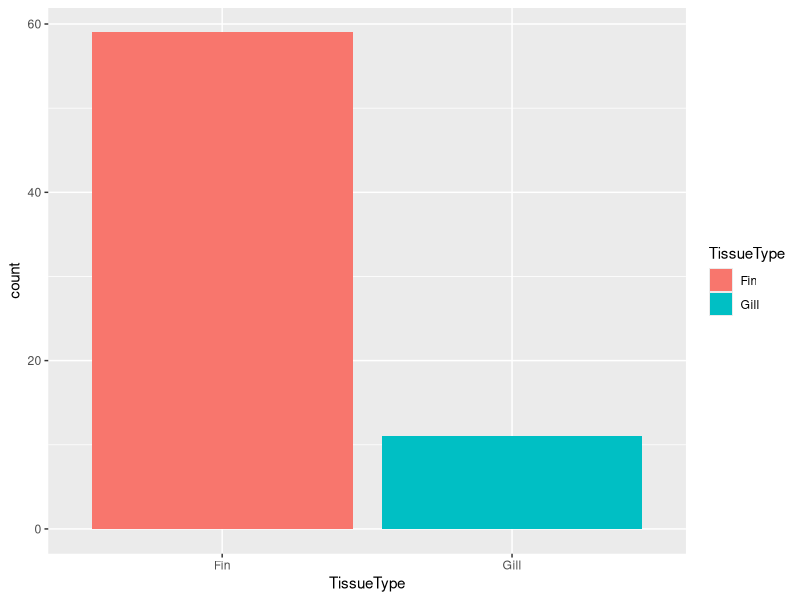
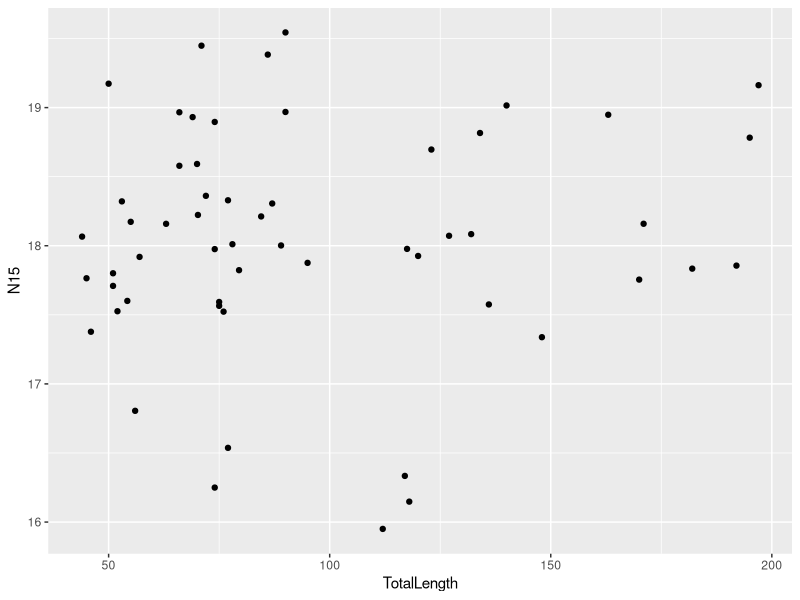
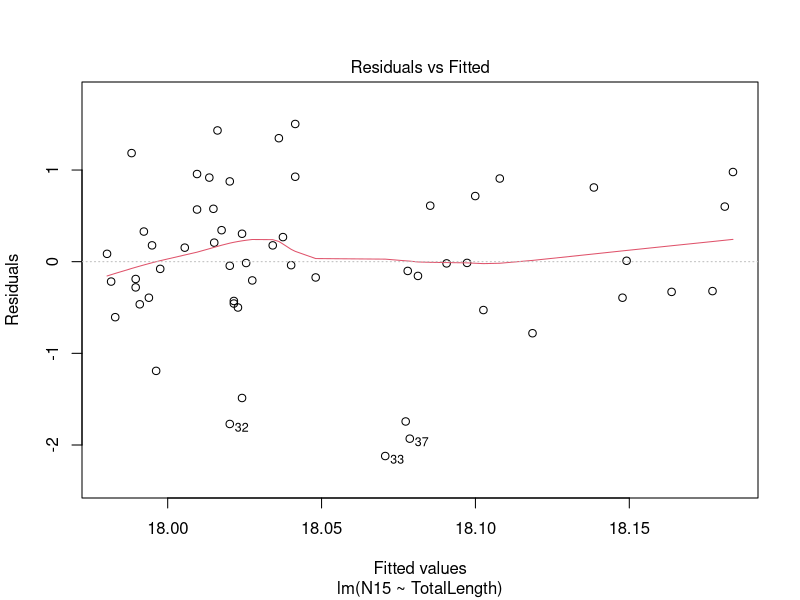
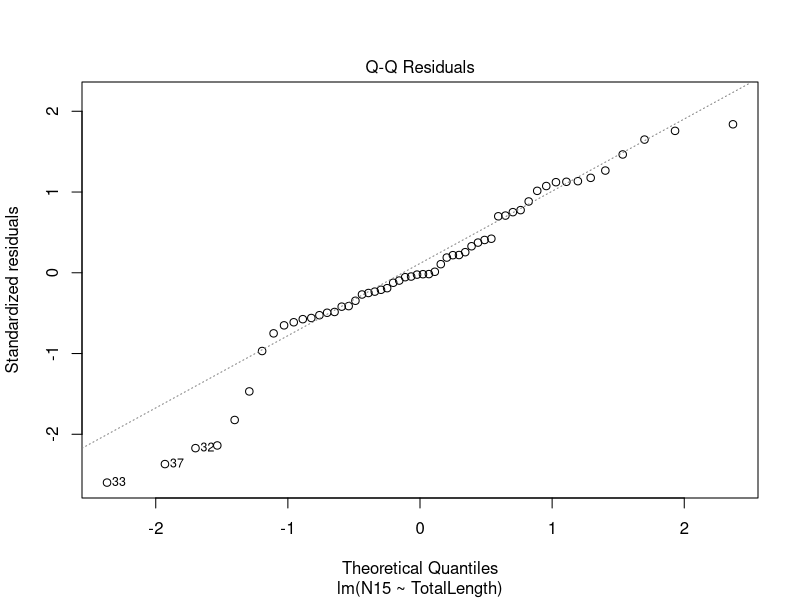
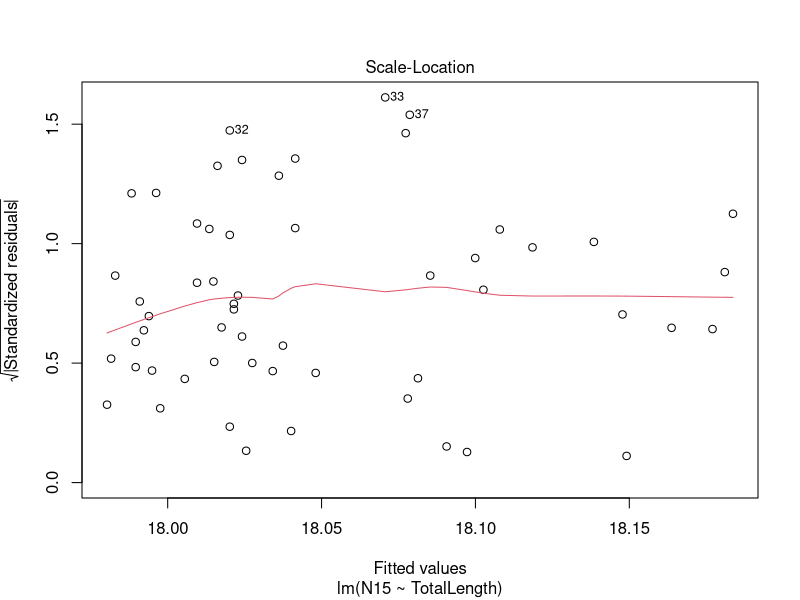
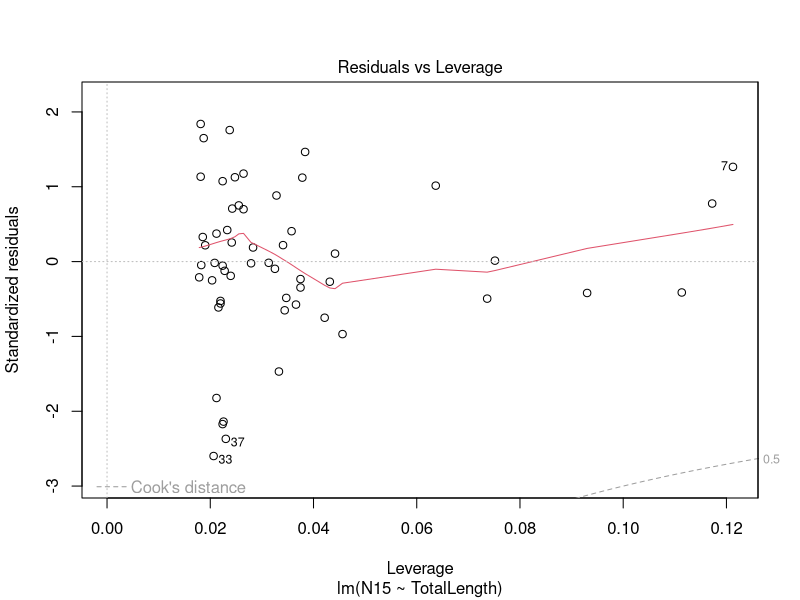
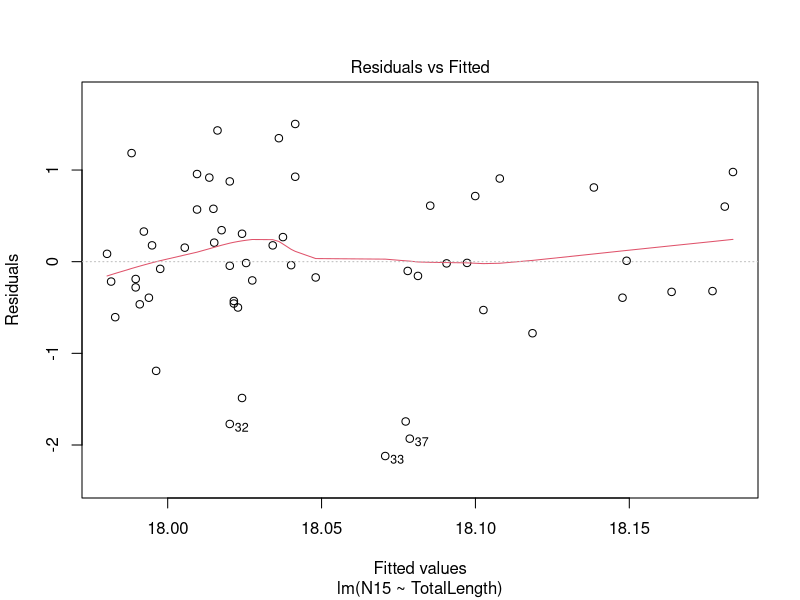

R code for these plots, in order: (Note: this script raises an error after producing the figures.)
# MES 503: Linear Regression in R
# Giant Sea Bass Bulk Stable Isotopes (data from Blincow et al. (2022))
# ------------------------------------------------------------------------------

# ------------------------------------------------------------------------------
# BIOLOGICAL CONTEXT
# ------------------------------------------------------------------------------

# Giant Sea Bass are a recovering critically endangered species found in Southern
# California, USA and Baja California, Mexico. They are generalist predators that
# are chiefly associated with kelp forest habitats. The increasing numbers of these
# high-level predators has implications for kelp forest systems.

# One way to learn about what things are eating is by using stable isotopes. When
# organisms eat things, they carry elemental signatures of their prey in their tissues.
# Carbon13 differs based on the type of primary producer that is generating it
# and is relatively conserved as you much up the food chain. Nitrogen15 increases
# as you move up the food chain, because organisms preferentially use N14 first.
# Predators end up loading the heavier N15 isotope because there's less and less
# N14 available to them.


# ------------------------------------------------------------------------------
# OUR RESEARCH QUESTIONS
# ------------------------------------------------------------------------------

# 1. Is there a relationship between the total length of fish and N15 values in
# their tissues? 

# 2. Is there a relationship between the total length of fish and the C13 values 
# in their tissues?


# ------------------------------------------------------------------------------
# DATA
# ------------------------------------------------------------------------------

# This is real data that I collected during my PhD.
# Each row of this dataset represents a tissue sample taken from a GSB. In many 
# cases multiple tissue samples were taken from each fish, so there individual
# fish might have multiple rows of data associated with them that vary based on 
# tissue type.


# The data includes:
# ArtID - unique identifier for each fish
# N15 - the delta N15 value measured in a tissue sample
# C13 - the delta C13 value measured in a tissue sample
# TotalLength - the total length (cm) of the fish
# HeadLength - the head length (cm) of the fish 
# StandardLength - the standard length (cm) of the fish
# CatchSite - the location where the fish was caught
# Latitude - approximate latitude of the location where the fish was caught
# Longitude - approximate longitude of the location where the fish was caught
# TissueType - the type of tissue used to generate the bulk isotope values (fin clip or gill tissue)
# Year - the year the fish was caught
# Season - the season the fish was caught
# Month - the month the fish was caught
# Notes - notes regarding the sample


# ------------------------------------------------------------------------------
# STEP 1: SET UP OUR WORKSPACE
# ------------------------------------------------------------------------------

#clear our workspace
rm(list = ls())

#load our packages
library(tidyverse) # recall this loads all the tidyverse packages at once

#load our data (make sure to update the file path based on your file set up)
gsb <- read.csv("Week 6/GSBisotopes.csv")



# ------------------------------------------------------------------------------
# STEP 2: BASIC DATA EXPLORATION
# ------------------------------------------------------------------------------

# Before fitting a statistical model, we should understand our data.

# Look at the first six rows.
#INSERT CODE HERE
head(gsb)

# Look at the structure of your data
#INSERT CODE HERE
str(gsb)

# What is the mean total length of the fish sampled? Minimum TL? Maximum TL?
# REMEMBER: Individual fish might have duplicate rows.
#INSERT CODE HERE
fishsamples <- gsb |> 
  group_by(ArtID) |> 
  summarize(totalmean = mean(TotalLength, na.rm = T),
            minimumTL = min(TotalLength, na.rm = T),
            maximumTL = max(TotalLength, na.rm = T)) |> 
  summarize(meanfishlength = mean(totalmean, na.rm = T),
            minimumTL = min(minimumTL, na.rm = T),
            maximumTL = max(maximumTL, na.rm = T))



gsb |> select(ArtID, TotalLength) |> 
  distinct() |> 
  summarize(totalmean = mean(TotalLength, na.rm = T),
            minimumTL = min(TotalLength, na.rm = T),
            maximumTL = max(TotalLength, na.rm = T))



# ------------------------------------------------------------------------------
# STEP 2: BASIC DATA WRANGLING
# ------------------------------------------------------------------------------

# We do not want to have individual fish represented more than once, this would 
# lead to non-independence in our samples.

# To avoid these issues of non-independence, let's only retain data for the the
# tissue type that was most commonly sampled.

# To do this: 
# 1. Identify which tissue type is most commonly sampled.
# 2. Create new data object that is only includes data associated with that tissue
# type.

#INSERT CODE HERE
count(gsb, TissueType)

ggplot(gsb, aes(x = TissueType, fill = TissueType)) +
  geom_bar()

gsb |> 
  group_by(TissueType) |> 
  summarize(count = n())

gsbfin <- gsb |> filter(TissueType == "Fin")




# ------------------------------------------------------------------------------
# STEP 3: Visualize Q1: Is there a relationship between total length and N15?
# ------------------------------------------------------------------------------

# Create a visual that will allow you the set up your expectation for whether 
# total length influences the delta N15 of GSB tissues?

#INSERT CODE HERE

ggplot(gsbfin, aes(x = TotalLength, y = N15)) + 
  geom_point()


# Do you think a relationship exists?

#INSERT ANSWER HERE


# ------------------------------------------------------------------------------
# STEP 4: LINEAR REGRESSION
# ------------------------------------------------------------------------------

# Create our model object using lm(response ~ explanatory, data = dataobject).

m1 <- lm(N15~TotalLength, data = gsbfin)#INSERT CODE HERE

  
  
#ASSUMPTION TESTING
# The main assumptions we will consider are:
#
# 1. Linearity
# 2. Approximately normally distributed residuals
# 3. Constant variance of residuals
# 4. No observations that exert extreme influence on the model

# Check our assumptions by plotting the model object
plot(m1)
# Make sure to hit ENTER/RETURN in the console to view all the plots


#THE FIRST DIAGNOSTIC PLOT
# The first diagnostic plot shows residuals versus fitted values.
plot(m1, which = 1)

# We would like to see:
# - residuals scattered around zero;
# - no obvious curved pattern;
# - approximately similar spread across the range of fitted values.

# A curved pattern can suggest that the relationship is not adequately
# described by a straight line.

# A funnel-shaped pattern can suggest that the variance changes across the
# range of fitted values.


#THE SECOND DIAGNOSTIC PLOT
# The Q-Q plot provides a visual assessment of residual normality.
plot(model, which = 2)

# If the residuals are approximately normally distributed, the points should
# fall reasonably close to the reference line.

# Perfect agreement is not expected, especially with real ecological data.


#THE THIRD DIAGNOSTIC PLOT
# The third diagnostic plot is Scale-Location which is also used to assess 
# constant variance. 
plot(model, which = 3)

# You want to see a fairly even vertical spread of points across the x-axis, with
# the red trend line approximately horizontal.


#THE FOURTH DIAGNOSTIC PLOT
# Cook's distance can help identify observations that have a strong influence
# on the fitted model.
plot(model, which = 4)

# An observation with a large Cook's distance deserves investigation.

# IMPORTANT:
# An influential observation is not automatically a "bad" observation.
# Ecological systems can contain legitimate extreme observations.

# We should investigate why an observation is unusual before deciding what to
# do with it.



#NOTE! You might sometimes see folks testing assumptions using statistical tests.
# For example, the Shapiro-Wilk test will test for the normality of your residuals.
# I have included code below to do this, but you should still always look at the 
# visuals during assumption testing as statistical assumption testing is often
# overly conservative and kind of weird in terms of the theory of statistics.

# The null hypothesis of the Shapiro-Wilk test is:
# H0: The residuals are normally distributed.
# A small p-value provides evidence against normality.

shapiro.test(residuals(m1))

# INTERPRETATION:
# If p > 0.05:
# There is not strong statistical evidence that the residuals differ from a
# normal distribution.

# If p < 0.05:
# There is statistical evidence that the residuals differ from a normal
# distribution.

# IMPORTANT:
# A non-significant Shapiro-Wilk test does NOT prove that the residuals are
# perfectly normal. Likewise, a significant result does not automatically
# mean that the regression is unusable.
#
# Always examine the Q-Q plot as well.



#EVALUATING YOUR MODEL
# Look at the summary of our model object
summary(m1)

# Using the summary output, answer these questions:
# 1. What is the estimated slope of the relationship?
# 2. Is the slope significantly different than 0?
# 3. Is the overall linear regression model significant? How do you know? What
# is the test statistic?

#INSERT ANSWER HERE


# Write the results of this model based on the reporting formula:
# There was a significant relationship between [independent variable] and 
# [dependent variable] (R2 = [R2 value], F(df regression, df residual) = 
# [F-value], p = [p-value]).
# [independent variable] significantly predicted [dependent variable] 
# (β = [β-value], p = [p-value]).

#INSERT ANSWER HERE



# ------------------------------------------------------------------------------
# STEP 5: ADD THE REGRESSION LINE TO THE FIGURE
# ------------------------------------------------------------------------------

# We can add the fitted regression line to our scatterplot using geom_smooth().
# method = "lm" tells ggplot2 to fit a linear model.

ggplot( #INSERT CODE HERE
  ) +
  geom_point() +
  geom_smooth(method = "lm") 

# The shaded region represents uncertainty around the estimated regression
# line.


# ------------------------------------------------------------------------------
# STEP 6: INTERPRET THE RESULTS
# ------------------------------------------------------------------------------

# Given that N15 typically increases with increasing trophic level, what does
# your analysis tell you about Giant Sea Bass?




# ==============================================================================
# YOUR TURN: USE LINEAR REGRESSION TO ADDRESS THE SECOND RESEARCH QUESTION
# ==============================================================================

# QUESTION: Is there a relationship between the total length and C13?
# (use only the most common tissue type again)

# 1. Create a visual to set up your expectation.
# 2. Create the model object.
# 3. Check your model assumptions.
# 4. Evaluate your model based on the summary output.
# 5. Add your regression line to your visual.
# 6. Intepret the results in the context of the system. (Recall, C13 is conserved
# across trophic levels. Low C13 values are typically associated with phyotplankton-
# based primary production, high C13 values are typically associated with kelp-based
# primary production).


#INSERT CODE HERE
#INSERT ANSWERS HERE




# ==============================================================================
# YOUR TURN — EXTRA CHALLENGE
# ==============================================================================

# Recreate the figure shown on the slides (use only the most common tissue type).
